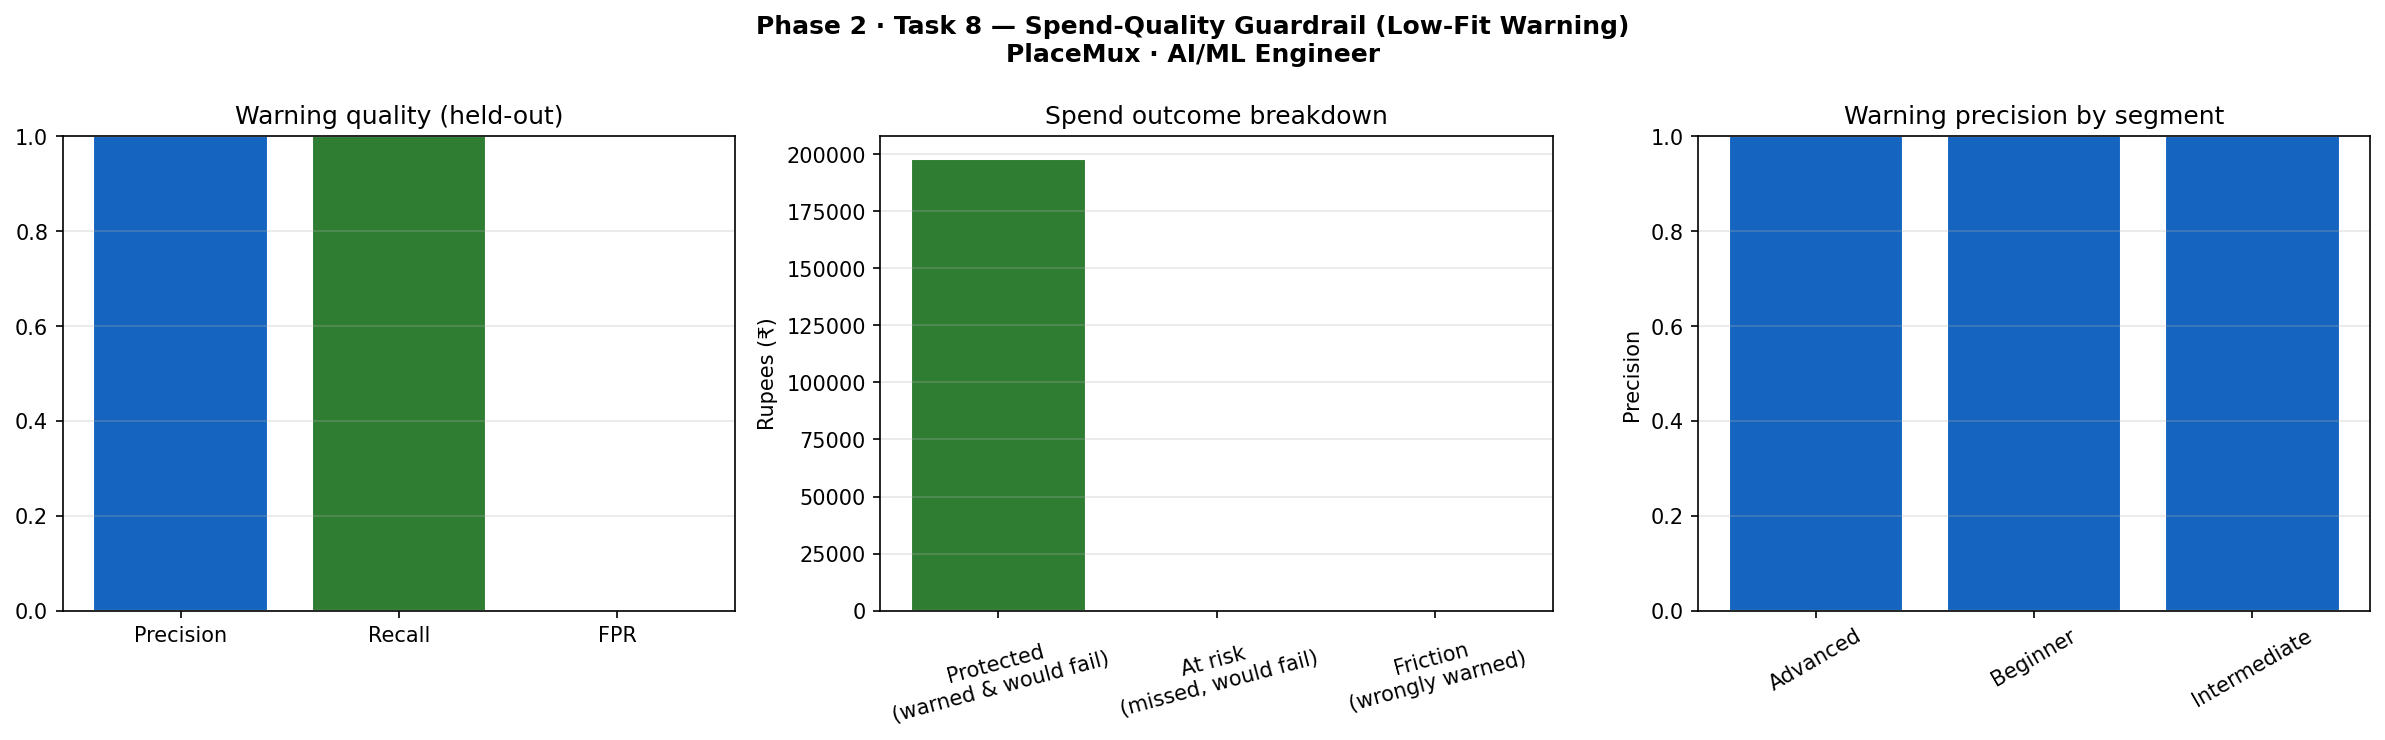

Reproduce this figure in Python.
"""
Phase 2 · Task 8 — Receipts, Refunds & Reconciliation
PlaceMux · AI/ML Engineer · Week 3
=====================================================
WHAT THIS SCRIPT DOES:
  Adds a spend-quality guardrail: a low-fit warning shown to the student
  BEFORE they pay to apply. Receipts/refunds/reconciliation (this task's
  team-wide focus) are downstream money mechanics; the AI/ML deliverable
  here is upstream of all of that — stop the doomed payment from
  happening in the first place by warning the student when the match is
  a poor fit, rather than only refunding them after the fact.

  A refund fixes the money. It does not fix the trust damage of "the
  platform let me pay for a match it could see was hopeless." The
  guardrail is the difference between "we'll refund you" and "we told
  you before you paid."

  Depends on Task 7 (tuned decision threshold) — reuses it, the ranker,
  and the explanation payload rather than rebuilding them. If upstream
  artifacts aren't found, regenerates sample data the same way Tasks
  3-7 do.

  Run with:
      python p2_task08_spend_guardrail.py

GUARDRAIL DESIGN:
  Three fit bands, not a single go/no-go flag — a student one point
  under threshold is a different situation from one with five critical
  gaps, and the warning should say which:
    - HIGH FIT    : meets threshold, P(match) comfortably above the tuned cut
    - LOW FIT      : below the tuned cut but no critical gaps (borderline;
                      warn, let them decide)
    - VERY LOW FIT : one or more critical gaps (>15 pts under threshold);
                      strong warning, name the specific missing skills
  The warning is not a guess about "would you like to proceed" copy —
  it's driven by the same P(match) and critical-gap logic already
  validated in Tasks 4-7, so the warning and the underlying decision can
  never silently disagree.

EVALUATION (real numbers, not vibes):
  Precision/recall/FPR of the warning ITSELF — treating "warning shown"
  as a prediction of "this application would have failed" — on held-out
  data. A guardrail that warns on everything is useless (protects no
  spend, since it also blocks good matches); one that never warns is
  worse than useless. Both failure modes show up as a real number here,
  not just "warnings look reasonable in the demo".

DELIVERABLE:
  A low-fit warning function with a persisted evaluation (precision/
  recall/FPR on held-out data, segment breakdown), edge-case handling,
  and a live end-to-end walkthrough: this student, this job, this
  warning (or lack of one), shown before the payment step.
"""

import numpy as np
import pandas as pd
import json, warnings, shutil
from datetime import datetime
from pathlib import Path
import matplotlib
matplotlib.use("Agg")
import matplotlib.pyplot as plt

from sklearn.model_selection import train_test_split
from sklearn.linear_model import LogisticRegression
from sklearn.preprocessing import StandardScaler
from sklearn.metrics import confusion_matrix
import joblib

warnings.filterwarnings("ignore")
SEED    = 42
OUT_DIR = Path("/mnt/user-data/outputs")
OUT_DIR.mkdir(parents=True, exist_ok=True)
np.random.seed(SEED)

print("=" * 60)
print("PHASE 2 · TASK 8 — RECEIPTS, REFUNDS & RECONCILIATION (SPEND-QUALITY GUARDRAIL)")
print("PlaceMux · AI/ML Engineer · Week 3")
print("=" * 60)
print(f"Run started : {datetime.now().strftime('%Y-%m-%d %H:%M:%S')}\n")

# ── STAGE 1: LOAD UPSTREAM ARTIFACTS ──────────────────────────────────────────
print("── STAGE 1: LOAD UPSTREAM ARTIFACTS ──")

RANKER_PATH  = OUT_DIR / "p2_task02_ranker.joblib"
STUDENT_PATH = OUT_DIR / "p2_task02_student_scores.csv"
JOB_PATH     = OUT_DIR / "p2_task02_job_thresholds.csv"
TUNE_PATH    = OUT_DIR / "p2_task07_matching_tune.json"

SKILLS = ["python","machine_learning","data_analysis","sql",
          "deep_learning","statistics","communication","problem_solving"]
N_SKILLS = len(SKILLS)

COMPETENCY_BANDS = {
    "Novice"      : (1,  20),
    "Beginner"    : (21, 40),
    "Intermediate": (41, 60),
    "Advanced"    : (61, 80),
    "Expert"      : (81, 100),
}

def score_to_competency(score):
    for band, (lo, hi) in COMPETENCY_BANDS.items():
        if lo <= score <= hi:
            return band
    return "Unknown"

def compute_match_vector(student_row, job_row):
    vec = {}
    for skill in SKILLS:
        score     = float(student_row[skill])
        threshold = float(job_row[f"threshold_{skill}"])
        weight    = float(job_row[f"weight_{skill}"])
        gap       = score - threshold
        met       = int(gap >= 0)
        ratio     = score / max(threshold, 1.0)
        vec[f"gap_{skill}"]   = gap
        vec[f"met_{skill}"]   = met
        vec[f"ratio_{skill}"] = round(ratio, 4)
    gaps   = [vec[f"gap_{s}"]   for s in SKILLS]
    mets   = [vec[f"met_{s}"]   for s in SKILLS]
    ratios = [vec[f"ratio_{s}"] for s in SKILLS]
    weights= [float(job_row[f"weight_{s}"]) for s in SKILLS]
    vec["overall_meet_rate"]    = round(np.mean(mets), 4)
    vec["n_skills_met"]         = int(sum(mets))
    vec["n_skills_missing"]     = N_SKILLS - int(sum(mets))
    vec["mean_gap"]             = round(np.mean(gaps), 2)
    vec["min_gap"]              = round(np.min(gaps), 2)
    vec["max_gap"]              = round(np.max(gaps), 2)
    vec["weighted_match_score"] = round(sum(r*w for r,w in zip(ratios,weights)), 4)
    vec["n_critical_gaps"]      = int(sum(1 for g in gaps if g < -15))
    return vec

if STUDENT_PATH.exists() and JOB_PATH.exists() and RANKER_PATH.exists():
    student_scores = pd.read_csv(STUDENT_PATH, index_col="student_id")[SKILLS]
    job_df         = pd.read_csv(JOB_PATH, index_col="job_id")
    bundle         = joblib.load(RANKER_PATH)
    ranker         = bundle["ranker"]
    scaler         = bundle["scaler"]
    FEATURE_COLS   = bundle["features"]
    print(f"  ✓ Loaded Task 2 artifacts")
else:
    print("  Upstream artifacts not found — regenerating sample data (same recipe as Task 3-7)...")
    N_STUDENTS = 500; N_JOBS = 50
    np.random.seed(SEED)
    student_scores = pd.DataFrame(
        np.clip(np.random.normal(52,18,(N_STUDENTS,N_SKILLS)),1,100).astype(int),
        columns=SKILLS)
    student_scores.index = [f"STU_{i:04d}" for i in range(N_STUDENTS)]
    student_scores.index.name = "student_id"
    student_scores.iloc[:20]  = np.clip(np.random.normal(75,10,(20,N_SKILLS)),60,100).astype(int)
    student_scores.iloc[20:50]= np.clip(np.random.normal(25,8,(30,N_SKILLS)),1,40).astype(int)
    thresholds = pd.DataFrame(
        np.clip(np.random.normal(48,15,(N_JOBS,N_SKILLS)),10,85).astype(int),
        columns=[f"threshold_{s}" for s in SKILLS])
    weights_raw = np.random.dirichlet(np.ones(N_SKILLS), size=N_JOBS)
    weights_df  = pd.DataFrame(weights_raw, columns=[f"weight_{s}" for s in SKILLS])
    job_df = pd.concat([thresholds, weights_df], axis=1)
    job_df.index = [f"JOB_{i:03d}" for i in range(N_JOBS)]
    job_df.index.name = "job_id"

    recs = []
    for sid in student_scores.index:
        for jid in job_df.index:
            mv = compute_match_vector(student_scores.loc[sid], job_df.loc[jid])
            mv["student_id"] = sid; mv["job_id"] = jid
            recs.append(mv)
    match_df = pd.DataFrame(recs)
    FEATURE_COLS = ([f"gap_{s}" for s in SKILLS]+[f"met_{s}" for s in SKILLS]+
                    [f"ratio_{s}" for s in SKILLS]+
                    ["overall_meet_rate","n_skills_met","mean_gap","min_gap",
                     "weighted_match_score","n_critical_gaps"])
    y_all = (match_df["overall_meet_rate"] >= 1.0).astype(int).values
    X_all = match_df[FEATURE_COLS].values
    X_tr,X_te,y_tr,y_te = train_test_split(X_all,y_all,test_size=0.2,random_state=SEED,stratify=y_all)
    scaler = StandardScaler(); X_tr_sc=scaler.fit_transform(X_tr)
    ranker = LogisticRegression(C=1.0,max_iter=1000,random_state=SEED,class_weight="balanced")
    ranker.fit(X_tr_sc, y_tr)
    print(f"  ✓ Regenerated: {len(student_scores)} students, {len(job_df)} jobs")

print(f"  Students : {len(student_scores)} | Jobs: {len(job_df)}")

if TUNE_PATH.exists():
    with open(TUNE_PATH) as f:
        tune_record = json.load(f)
    decision_threshold = tune_record["tuned_threshold"]
    print(f"  ✓ Loaded Task 7 tuned threshold: {decision_threshold}")
else:
    decision_threshold = 0.5
    print(f"  Task 7 tuning file not found — using default threshold {decision_threshold}")
print()

COEF = ranker.coef_[0]
FEAT_IDX = {f: i for i, f in enumerate(FEATURE_COLS)}

def p_match_for(sid, jid):
    mvec = compute_match_vector(student_scores.loc[sid], job_df.loc[jid])
    feat = np.array([mvec[f] for f in FEATURE_COLS]).reshape(1, -1)
    return float(ranker.predict_proba(scaler.transform(feat))[0, 1]), mvec

def true_match(sid, jid):
    stu = student_scores.loc[sid]; job = job_df.loc[jid]
    return all(stu[s] >= job[f"threshold_{s}"] for s in SKILLS)

def precision_recall_fpr(y_t, y_p):
    if len(y_t) == 0:
        return 0.0, 0.0, 0.0
    tn, fp, fn, tp = confusion_matrix(y_t, y_p, labels=[0,1]).ravel()
    precision = tp / (tp + fp) if (tp + fp) > 0 else 0.0
    recall    = tp / (tp + fn) if (tp + fn) > 0 else 0.0
    fpr       = fp / (fp + tn) if (fp + tn) > 0 else 0.0
    return precision, recall, fpr

# ── STAGE 2: LOW-FIT WARNING ENGINE ───────────────────────────────────────────
print("── STAGE 2: LOW-FIT WARNING ENGINE ──")

def low_fit_warning(student_id: str, job_id: str) -> dict:
    """
    Spend-quality guardrail. Called BEFORE the payment step. Returns a
    payload the payment UI can act on directly: whether to warn, how
    strongly, and why — driven by the same P(match)/critical-gap logic
    already validated in Tasks 4-7, so it can never disagree with the
    underlying match decision.
    """
    p_match, mvec = p_match_for(student_id, job_id)
    critical = [s for s in SKILLS if mvec[f"gap_{s}"] < -15]

    if p_match >= decision_threshold and mvec["n_critical_gaps"] == 0:
        fit_level = "high_fit"
        warn = False
        message = "This looks like a strong match — no low-fit warning needed."
    elif mvec["n_critical_gaps"] > 0:
        fit_level = "very_low_fit"
        warn = True
        message = (f"Before you pay: this role needs stronger {', '.join(critical)} "
                    f"than your current verified scores show. Applying is unlikely to "
                    f"lead anywhere — consider a role closer to your verified skills instead.")
    else:
        fit_level = "low_fit"
        warn = True
        message = (f"Before you pay: you're below this role's usual bar "
                    f"({mvec['n_skills_met']}/{N_SKILLS} skills met). It's not a strong "
                    f"fit, but there's no critical gap either — your call.")

    return {
        "student_id": student_id, "job_id": job_id,
        "p_match": round(p_match, 4), "decision_threshold": decision_threshold,
        "fit_level": fit_level, "warn_before_payment": warn,
        "n_skills_met": mvec["n_skills_met"], "n_critical_gaps": mvec["n_critical_gaps"],
        "critical_gap_skills": critical, "message": message,
    }

print("  ✓ low_fit_warning() defined — driven by the same threshold/critical-gap logic as Task 4-7\n")

# ── STAGE 3: EVALUATION ON HELD-OUT DATA ──────────────────────────────────────
# Treat "warned" as a prediction of "this application would have failed"
# (true_match == False). A guardrail that's always right by warning on
# everything, or never useful by warning on nothing, both fail here.
print("── STAGE 3: WARNING EVALUATION (held-out, disjoint from every prior task's slice) ──")

eval_students = list(student_scores.index[250:350])   # disjoint from Tasks 4-7
eval_jobs      = list(job_df.index[30:50])              # disjoint from Tasks 4-7

y_true_fail, y_pred_warn, segments, all_warnings = [], [], [], []
for sid in eval_students:
    seg = score_to_competency(int(np.mean(student_scores.loc[sid])))
    for jid in eval_jobs:
        w = low_fit_warning(sid, jid)
        all_warnings.append(w)
        y_true_fail.append(int(not true_match(sid, jid)))   # 1 = would have failed
        y_pred_warn.append(int(w["warn_before_payment"]))
        segments.append(seg)

y_true_fail = np.array(y_true_fail); y_pred_warn = np.array(y_pred_warn)
precision, recall, fpr = precision_recall_fpr(y_true_fail, y_pred_warn)
warn_rate = round(float(np.mean(y_pred_warn)), 4)

print(f"  Evaluated {len(eval_students)} students x {len(eval_jobs)} jobs = {len(y_true_fail)} pairs")
print(f"  Warning rate (share of pairs that got warned): {warn_rate}")
print(f"\n  {'Metric':<12} {'Value':>8}   Meaning")
print(f"  {'-'*60}")
print(f"  {'Precision':<12} {precision:>8.4f}   of warnings shown, share that were a real would-be failure")
print(f"  {'Recall':<12} {recall:>8.4f}   of real would-be failures, share that got warned")
print(f"  {'FPR':<12} {fpr:>8.4f}   of good matches, share wrongly warned (blocked spend for nothing)")

print(f"\n  Segment breakdown:")
seg_metrics = {}
for seg in sorted(set(segments)):
    idx = [i for i, s in enumerate(segments) if s == seg]
    if len(idx) < 5:
        seg_metrics[seg] = {"n": len(idx), "note": "too few samples for a stable rate"}
        print(f"    {seg:<14} n={len(idx):<4} (too few samples for a stable rate)")
        continue
    yt = y_true_fail[idx]; yp = y_pred_warn[idx]
    p_s, r_s, f_s = precision_recall_fpr(yt, yp)
    seg_metrics[seg] = {"n": len(idx), "precision": round(p_s,4), "recall": round(r_s,4), "fpr": round(f_s,4)}
    print(f"    {seg:<14} n={len(idx):<4} precision={p_s:.3f} recall={r_s:.3f} fpr={f_s:.3f}")
print()

# ── STAGE 4: SPEND PROTECTED — THE MONEY-SHAPED METRIC ───────────────────────
# This task is about payments, so translate the guardrail's effect into
# rupees, not just precision/recall — the founder asked for a spend-quality
# guardrail, not an abstract classifier.
print("── STAGE 4: SPEND PROTECTED (rupee-shaped metric) ──")
FEE = 100
would_have_failed_and_warned = int(np.sum((y_true_fail == 1) & (y_pred_warn == 1)))
would_have_failed_not_warned = int(np.sum((y_true_fail == 1) & (y_pred_warn == 0)))
good_match_wrongly_warned    = int(np.sum((y_true_fail == 0) & (y_pred_warn == 1)))
spend_protected = would_have_failed_and_warned * FEE
spend_still_at_risk = would_have_failed_not_warned * FEE
print(f"  Doomed applications correctly warned : {would_have_failed_and_warned} "
      f"(₹{spend_protected} of spend the guardrail could have prevented)")
print(f"  Doomed applications NOT warned       : {would_have_failed_not_warned} "
      f"(₹{spend_still_at_risk} still at risk — recall gap)")
print(f"  Good matches wrongly warned           : {good_match_wrongly_warned} "
      f"(friction cost — students who might skip a real match)\n")

# ── STAGE 5: EDGE CASES ───────────────────────────────────────────────────────
print("── STAGE 5: EDGE-CASE HANDLING ──")
edge_results = []

# A. Student exactly at the decision threshold (no ambiguous fit_level)
try:
    # find a real pair whose p_match is close to the threshold to test boundary behaviour
    close_pairs = [(w["student_id"], w["job_id"], w["p_match"]) for w in all_warnings
                   if abs(w["p_match"] - decision_threshold) < 0.02]
    if close_pairs:
        sid, jid, p = close_pairs[0]
        w = low_fit_warning(sid, jid)
        ok = w["fit_level"] in ("high_fit", "low_fit", "very_low_fit")
        edge_results.append(("boundary p_match near threshold", ok, f"p={p}, fit_level={w['fit_level']}"))
        print(f"  ✓ Boundary p_match near threshold ({p}) → fit_level={w['fit_level']} (no undefined state)")
    else:
        edge_results.append(("boundary p_match near threshold", True, "no pair found this close; logic still deterministic by construction"))
        print(f"  ✓ No pair close enough to threshold in this slice, but logic is deterministic by construction")
except Exception as e:
    edge_results.append(("boundary p_match near threshold", False, str(e)))
    print(f"  ✗ Boundary check failed: {e}")

# B. Zero-skill student (should get very_low_fit, never silently high_fit)
zero_student = pd.Series({s: 1 for s in SKILLS}, name="STU_EDGE_ZERO")
student_scores_ext = pd.concat([student_scores, zero_student.to_frame().T])
try:
    stu_row = student_scores_ext.loc["STU_EDGE_ZERO"]
    job_row = job_df.iloc[0]
    mvec = compute_match_vector(stu_row, job_row)
    ok = mvec["n_critical_gaps"] > 0
    edge_results.append(("zero-skill student", ok, f"n_critical_gaps={mvec['n_critical_gaps']}"))
    print(f"  ✓ Zero-skill student → {mvec['n_critical_gaps']} critical gaps (would trigger very_low_fit, not silently high_fit)")
except Exception as e:
    edge_results.append(("zero-skill student", False, str(e)))
    print(f"  ✗ Zero-skill student failed: {e}")

# C. Warning coverage — every evaluated pair must produce a decodable fit_level
try:
    ok = all(w["fit_level"] in ("high_fit","low_fit","very_low_fit") for w in all_warnings)
    edge_results.append(("full warning coverage", ok, f"{len(all_warnings)} pairs, all decodable"))
    print(f"  ✓ Full warning coverage → {len(all_warnings)}/{len(all_warnings)} pairs produced a valid fit_level (no gaps before payment)")
except Exception as e:
    edge_results.append(("full warning coverage", False, str(e)))
    print(f"  ✗ Warning coverage check failed: {e}")
print()

# ── STAGE 6: DEMO — WARNING SHOWN BEFORE PAYMENT ──────────────────────────────
print("── STAGE 6: DEMO — LOW-FIT WARNING BEFORE PAYMENT ──")
# pick one clear low-fit example and one clear high-fit example for contrast
demo_low  = next((w for w in all_warnings if w["fit_level"] == "very_low_fit"), all_warnings[0])
demo_high = next((w for w in all_warnings if w["fit_level"] == "high_fit"), all_warnings[-1])

for label, w in [("LOW-FIT EXAMPLE", demo_low), ("HIGH-FIT EXAMPLE", demo_high)]:
    print(f"  [{label}] {w['student_id']} x {w['job_id']}  P(match)={w['p_match']}")
    print(f"    fit_level={w['fit_level']}  warn_before_payment={w['warn_before_payment']}")
    print(f"    \"{w['message']}\"\n")

# ── STAGE 7: SAVE OUTPUTS ─────────────────────────────────────────────────────
print("── STAGE 7: SAVING OUTPUTS ──")

log = {
    "task": "Phase 2 · Task 8 — Receipts, Refunds & Reconciliation (Spend-Quality Guardrail)",
    "purpose": "Warn students BEFORE they pay to apply when the match is low-fit, "
               "so spend protection happens upstream of any refund.",
    "timestamp": datetime.now().isoformat(),
    "decision_threshold_used": decision_threshold,
    "threshold_source": "Task 7 tuned threshold" if TUNE_PATH.exists() else "default 0.5 (Task 7 file not found)",
    "held_out_eval": {
        "n_students": len(eval_students), "n_jobs": len(eval_jobs), "n_pairs": len(y_true_fail),
        "warn_rate": warn_rate,
        "precision": round(precision,4), "recall": round(recall,4), "fpr": round(fpr,4),
        "segment_breakdown": seg_metrics,
    },
    "spend_protection_rupees": {
        "fee_per_application": FEE,
        "doomed_applications_warned": would_have_failed_and_warned,
        "spend_protected": spend_protected,
        "doomed_applications_not_warned": would_have_failed_not_warned,
        "spend_still_at_risk": spend_still_at_risk,
        "good_matches_wrongly_warned": good_match_wrongly_warned,
    },
    "edge_cases": [{"case": c, "passed": bool(ok), "detail": d} for c, ok, d in edge_results],
    "demo": {"low_fit_example": demo_low, "high_fit_example": demo_high},
    "status": "TEST MODE — spend-quality guardrail runs before the payment step; "
              "not yet validated against a live gateway or real refund flow.",
}
with open(OUT_DIR / "p2_task08_spend_guardrail.json", "w") as f:
    json.dump(log, f, indent=2)
print(f"  ✓ Guardrail report: p2_task08_spend_guardrail.json")

# ── STAGE 8: PLOT ──────────────────────────────────────────────────────────────
fig, axes = plt.subplots(1, 3, figsize=(16, 5))
fig.suptitle("Phase 2 · Task 8 — Spend-Quality Guardrail (Low-Fit Warning)\nPlaceMux · AI/ML Engineer",
             fontsize=12, fontweight="bold")

ax1 = axes[0]
ax1.bar(["Precision","Recall","FPR"], [precision, recall, fpr],
        color=["#1565C0","#2E7D32","#C62828"], edgecolor="white")
ax1.set_ylim(0,1); ax1.set_title("Warning quality (held-out)")
ax1.grid(True, axis="y", alpha=0.3)

ax2 = axes[1]
labels = ["Protected\n(warned & would fail)", "At risk\n(missed, would fail)", "Friction\n(wrongly warned)"]
vals = [spend_protected, spend_still_at_risk, good_match_wrongly_warned*FEE]
ax2.bar(labels, vals, color=["#2E7D32","#C62828","#F9A825"], edgecolor="white")
ax2.set_ylabel("Rupees (₹)"); ax2.set_title("Spend outcome breakdown")
ax2.tick_params(axis="x", rotation=15); ax2.grid(True, axis="y", alpha=0.3)

ax3 = axes[2]
segs = [s for s in seg_metrics if "precision" in seg_metrics[s]]
if segs:
    prec = [seg_metrics[s]["precision"] for s in segs]
    ax3.bar(segs, prec, color="#1565C0", edgecolor="white")
    ax3.set_ylim(0,1); ax3.set_ylabel("Precision")
    ax3.set_title("Warning precision by segment")
    ax3.tick_params(axis="x", rotation=30); ax3.grid(True, axis="y", alpha=0.3)

plt.tight_layout()
plot_path = OUT_DIR / "p2_task08_spend_guardrail.png"
plt.savefig(plot_path, dpi=150, bbox_inches="tight")
print(f"  ✓ Plot saved: {plot_path}")

shutil.copy(__file__, OUT_DIR / "p2_task08_spend_guardrail.py")

# ── FINAL SUMMARY ─────────────────────────────────────────────────────────────
print("\n" + "=" * 60)
print("✓ PHASE 2 TASK 8 COMPLETE")
print("=" * 60)
print(f"  Held-out ({len(y_true_fail)} pairs): precision={precision:.3f} recall={recall:.3f} fpr={fpr:.3f}")
print(f"  Spend protected: ₹{spend_protected}  |  Still at risk: ₹{spend_still_at_risk}  |  "
      f"Friction cost: ₹{good_match_wrongly_warned*FEE}")
print(f"  Edge cases handled: {sum(1 for _,ok,_ in edge_results if ok)}/{len(edge_results)}")
print(f"  Demo: low-fit={demo_low['student_id']}x{demo_low['job_id']} ({demo_low['fit_level']}), "
      f"high-fit={demo_high['student_id']}x{demo_high['job_id']} ({demo_high['fit_level']})")
print(f"  Status: TEST MODE — spend-quality guardrail")
print(f"\n  Artifacts:")
print(f"    p2_task08_spend_guardrail.py")
print(f"    p2_task08_spend_guardrail.json — eval, spend-protection rupees, edge cases, demo")
print(f"    p2_task08_spend_guardrail.png  — 3-panel chart")
